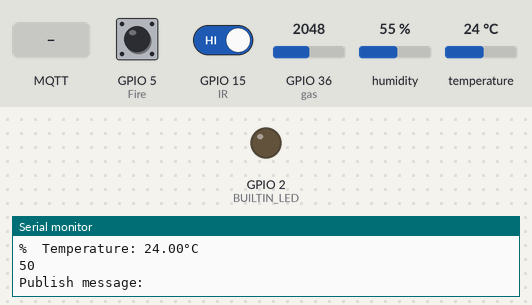
A sketch run on a simulated ESP32. Parts: output pins drawn as LEDs (lit = HIGH), the last lines printed to the serial monitor. The test bench sets the inputs (shaded band); at power-on: GPIO 15 (IR) HIGH, GPIO 5 (Fire) HIGH, GPIO 36 (gas) = 2048, humidity 55 %, temperature 24 °C. WiFi joins after 1.5 s; servers stay silent unless stated; random numbers use the default seed unless the sketch sets one; no MQTT or app messages arrive unless stated; the modem accepts every AT command (registered, SIM ready, sends succeed) and sends nothing else.

Above: at 2.7 s.
2.8 s: MQTT message "0" arrives on the first subscribed topic
At 3.9 s:
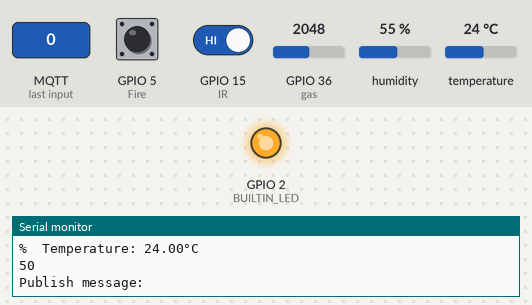
5.1 s: GPIO 15 (IR) driven LOW
Timing chart, 0 to 8.1 s (numbered marks = the images above; inputs shaded):
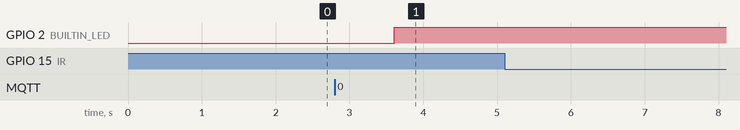

The sketch:

node1_mqtt.ino
```cpp
#include <WiFi.h>
#include <PubSubClient.h>
#include "DHT.h"
#define DHTPIN 4
#define IR 15
#define Fire 5

const int gas = 36;
#define DHTTYPE DHT11   // DHT 11
DHT dht(DHTPIN, DHTTYPE);
const char* ssid = "Sadhana";
const char* password = "sadhanaram";
const char* mqtt_server = "192.168.54.41";
WiFiClient espClient;
PubSubClient client(espClient);
unsigned long lastMsg = 0;
#define MSG_BUFFER_SIZE  (50)
char msg[MSG_BUFFER_SIZE];
int value = 0;
int BUILTIN_LED=2;
int count;

void setup_wifi() {

  delay(10);
  Serial.println();
  Serial.print("Connecting to ");
  Serial.println(ssid);

  WiFi.mode(WIFI_STA);
  WiFi.begin(ssid, password);

  while (WiFi.status() != WL_CONNECTED) {
    delay(500);
    Serial.print(".");
  }

  randomSeed(micros());

  Serial.println("");
  Serial.println("WiFi connected");
  Serial.println("IP address: ");
  Serial.println(WiFi.localIP());
}

void callback(char* topic, byte* payload, unsigned int length) {
  Serial.print("Message arrived [");
  Serial.print(topic);
  Serial.print("] ");
  for (int i = 0; i < length; i++) {
    Serial.print((char)payload[i]);
  }
  Serial.println();

  // Switch on the LED if an 1 was received as first character
  if ((char)payload[0] == '1') {
    digitalWrite(BUILTIN_LED, LOW);   // Turn the LED on (Note that LOW is the voltage level
    // but actually the LED is on; this is because
    // it is active low on the ESP-01)
  } else {
    digitalWrite(BUILTIN_LED, HIGH);  // Turn the LED off by making the voltage HIGH
  }

}

void reconnect() {

  while (!client.connected()) {
    Serial.print("Attempting MQTT connection...");

    String clientId = "ESP8266Client-";
    clientId += String(random(0xffff), HEX);
    // Attempt to connect
    if (client.connect(clientId.c_str())) {
      Serial.println("connected");
      // Once connected, publish an announcement...
      client.publish("outTopic", "hello world");
      // ... and resubscribe
      client.subscribe("inTopic");
    } else {
      Serial.print("failed, rc=");
      Serial.print(client.state());
      Serial.println(" try again in 5 seconds");
      // Wait 5 seconds before retrying
      delay(5000);
    }
  }
}

void setup() {

  pinMode(BUILTIN_LED, OUTPUT);     // Initialize the BUILTIN_LED pin as an output
  Serial.begin(9600);
  setup_wifi();
  pinMode(IR,INPUT);
  pinMode(Fire,INPUT);
  client.setServer(mqtt_server, 1883);
  client.setCallback(callback);
  dht.begin();


}

void loop() {

  if (!client.connected()) {
    reconnect();
  }
  client.loop();

  float h = dht.readHumidity();
  float t = dht.readTemperature();
  float f = dht.readTemperature(true);
  if (isnan(h) || isnan(t) || isnan(f)) {Serial.println(F("Failed to read from DHT sensor!"));return;}
  float hif = dht.computeHeatIndex(f, h);
  float hic = dht.computeHeatIndex(t, h, false);
//  Serial.print(F("Humidity: "));
//  Serial.print(h);
  Serial.print(F("%  Temperature: "));
  Serial.print(t);
  Serial.print(F("°C \n"));

int G=analogRead(gas);
G=(G*100)/4095;
Serial.println(G);
String hum=String(h);
String tem=String(t);
String GAS=String(G);

  char buff1[10]="";
char buff2[10]="";
char buff3[10]="";
char buff4[10]="";
  // Convert String to char array
  int str_len = hum.length() + 1;
  char textmessage[str_len];
  hum.toCharArray(textmessage,str_len);
  strcpy(buff1,textmessage);

   int str_len1 = GAS.length() + 1;
  char textmessage1[str_len1];
  GAS.toCharArray(textmessage1,str_len1);
  strcpy(buff3,textmessage1);

   int str_len2 = tem.length() + 1;
  char textmessage2[str_len2];
  tem.toCharArray(textmessage2,str_len2);
  strcpy(buff2,textmessage2);
    Serial.print("Publish message: ");
    Serial.println(msg);
    if(digitalRead(Fire)==0)
    {
      Serial2.begin(9600);
      SendSms("7975706981 ","Fire detected");
      delay(2000);
      }
      if(t>35)
      {
        Serial2.begin(9600);
      SendSms("7975706981","High Teperature");
      delay(2000);
      }
if(digitalRead(IR)==0)
{
  Serial.println("IR Sensor on");
   count=count+1;
   String c=String(count);
  int str_len4 = c.length() + 1;
  char textmessage4[str_len4];
  c.toCharArray(textmessage4,str_len4);
  strcpy(buff4,textmessage4);

//    client.publish("outTopic", msg);
    client.publish("device/temp", buff2);
    client.publish("device/humidity", buff1);
    client.publish("device/gas", buff3);

    client.publish("device/count", buff4);
    delay(500);
    if(count==30)
    {
      count=0;
      Serial2.begin(9600);
      SendSms("7975706981","Over time Storage");
      delay(2000);
     }
    if(G>20)
    {
      Serial2.begin(9600);
      SendSms("7975706981","High Methane");
      delay(2000);
     }
}
else
{

//    client.publish("outTopic", msg);
    client.publish("device/temp", "0");
    client.publish("device/humidity", "0");
    client.publish("device/gas", "0");
    delay(1000);
}
}

void SendSms( char *num1, char * str1 )
{
    char buff[10],i=0;
    Serial2.write('A');
    delay(100);
    Serial2.write('T');
    delay(100);
    Serial2.write('E');
    delay(100);
    Serial2.write('0');
    delay(100);
    Serial2.write('\r');

    //***************
    Serial2.write("AT+CMGF=1\n\r"); //Initialize GSM For mobile
    delay(2000);
    Serial2.write("AT+CMGS=\"");
    delay(2000);
    Serial2.write(num1);
    delay(2000);
    Serial2.write("\"\r");
    Serial2.write(str1);
    delay(2000);
    Serial2.write(26);
    delay(2000);
    Serial.print("sms sent");

}
```

Measured:
- after the input at 2.8 s, GPIO 2 (BUILTIN_LED): LOW → HIGH after 0.80 s
